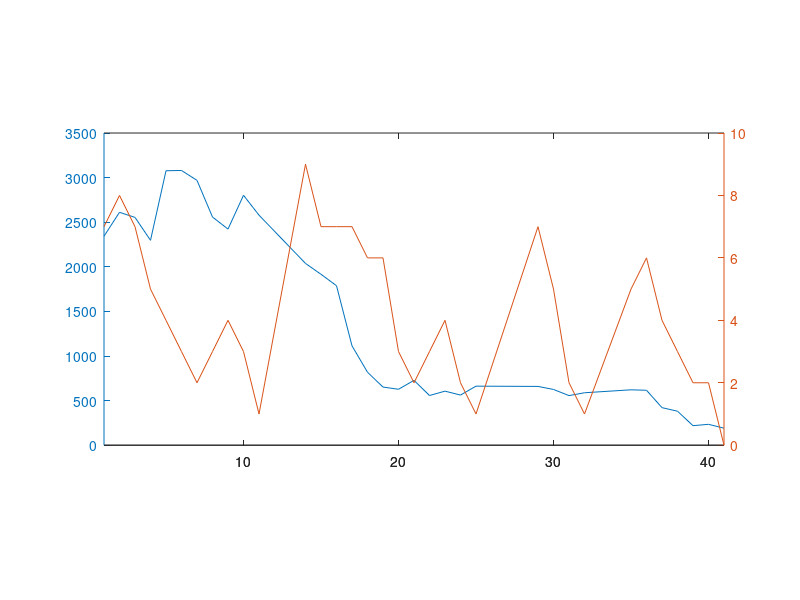

Reproduce this figure in MATLAB. (Note: this script raises an error after producing the figure.)
% Scripts to produce supplement figures: 
% example TS, example 'scaling up', effect of spider, effect of larva and other species

clear;clc
%% pc, home
cd 'C:\Users\Wei-Ting\Dropbox\PhD_projects\TDBU\DataAnalysis'
load TDBU_expData
addpath('C:\Users\Wei-Ting\Dropbox\PhD_projects\TDBU\SharedAnalysis')
%% laptop, school
cd 'C:\Users\ASUS\Dropbox\PhD_projects\TDBU\DataAnalysis'
load TDBU_expData
addpath('C:\Users\ASUS\Dropbox\PhD_projects\TDBU\SharedAnalysis')

%% overall (81 plant) temporal trend
subplot(6,1,2:5) 
[Hax,H1,H2]=plotyy(dayID, sum(aphid), dayID, sum(ladybug),'plot','plot' ); hold on
    set(H1,'linestyle','none','Marker','o','Color',mycolor(3),'Markerfacecolor',mycolor(3))
    set(H2,'linestyle','none','Marker','o','color',mycolor(2),'Markerfacecolor',mycolor(2))
    set(Hax(1),'ycolor',mycolor(3), 'linewidth',2)
    set(Hax(2),'ycolor',mycolor(2),'linewidth',2)
    set(Hax,'FontSize',14)
    ylabel(Hax(1),'Aphids','fontsize',16)
    ylabel(Hax(2),'Ladybug','fontsize',16)
    xlabel('Time (Day)','fontsize',16)
    title('Overall (81 plant) population dynamics','fontsize',16)

    gap = setdiff(1:max(dayID),dayID);
    realgap = gap([2, diff(gap)]~=1); % "2" is the spaceholder for the first element
    for j=1:length(realgap)
        myplot([realgap(j) realgap(j)],ylim,'L', 7)
    end 
    
    
%% example for some TS data
figure
    Xdata = aphid(19:21,:);
    subplot(5,1,1)
        myplot(dayID,Xdata(1,:),'S',3)
    subplot(5,1,2)
        myplot(dayID,Xdata(2,:),'S',3)
    subplot(5,1,3)
        myplot(dayID,Xdata(3,:),'S',3)
                   xlabel('Time (Day)','fontsize',14)
    subplot(5,1,4:5)
        myplot(dayID,sum(Xdata),'S',3)
                   xlabel('Time (Day)','fontsize',14)
        
%% example of a TS 
  figure
  subplot(2,1,1)
  Xind=10:18;% patched picked for this example
  [Hax,H1,H2]=plotyy(dayID, sum(aphid(Xind,:)), dayID, sum(ladybug(Xind,:)) )
    set(H1,'Linestyle','o','color',mycolor(3),'Markerfacecolor',mycolor(3))
    set(H2,'Linestyle','o','color',mycolor(2),'Markerfacecolor',mycolor(2))
    set(Hax(1),'ycolor',mycolor(3), 'linewidth',2)
    set(Hax(2),'ycolor',mycolor(2),'linewidth',2)
    set(Hax,'FontSize',14)
    ylabel(Hax(1),'Aphids','fontsize',16)
    ylabel(Hax(2),'Ladybug','fontsize',16)
    xlabel('Time (Day)','fontsize',16)
    title('Population dynamics of plant 10~18','fontsize',16)
  
%%  Effect of spider
% There are two ways to incorporate spider into TDBU framework
% 1. spider predator, aphid as prey
        TDBUspiderA=TDBU_scale(aphid, spider,dayID)
% 2. spider predator, ladybug as prey   
        TDBUspiderL=TDBU_scale(ladybug, spider,dayID)
% Ladybug-aphid as reference
TDBU=TDBU_scale(aphid, ladybug,dayID)

% Making plots
subplot(2,1,1)
        myplot([1 2 3 4],TDBU(1,:),'S',1); hold on
        myplot([1 2 3 4],TDBUspiderL(1,:),'S',2); 
        myplot([1 2 3 4],TDBUspiderA(1,:),'S',3); 
title ('Top-down','fontsize',14)
        ylabel('R')
        legend('Ladybug-Aphid','Spider-Ladybug','Spider-Aphid')
        axis([0 5 -0.4 0.4])
        set(gca,'Xticklabel',{[],'1' ,'3' ,'9' ,'27',[]})

subplot(2,1,2)
        myplot([1 2 3 4],TDBU(2,:),'S',1); hold on
        myplot([1 2 3 4],TDBUspiderL(2,:),'S',2); 
        myplot([1 2 3 4],TDBUspiderA(2,:),'S',3); 
title ('Bottom-up','fontsize',14)
        ylabel('R')
        axis([0 5 -0.1 0.1])
        set(gca,'Xticklabel',{[],'1' ,'3' ,'9' ,'27',[]})
        xlabel('Spatial scale','fontsize',14)
%%  Effect of larva and other species
LB_LV = ladybug + (larva>0); % because of the size difference and self thinning (canibolism); a clutch of larva assumed to equal one adult
LB_OT = ladybug + otherlb; 
LB_LVOT = ladybug + (larva>0) +otherlb;

TDBU_LV=TDBU_scale(aphid, LB_LV,dayID);
TDBU_OT=TDBU_scale(aphid, LB_OT,dayID);
TDBU_LVOT=TDBU_scale(aphid, LB_LVOT,dayID);
TDBU=TDBU_scale(aphid, ladybug,dayID);
% out:[TD_1 TD_3 TD_9 TD_27]
%     [BU_1 BU_3 BU_9 BU_27]
subplot(2,1,1)
        myplot([1 2 3 4],TDBU(1,:),'S',1); hold on
        myplot([1 2 3 4],TDBU_LV(1,:),'S',2); 
        myplot([1 2 3 4],TDBU_OT(1,:),'S',3); 
        myplot([1 2 3 4],TDBU_LVOT(1,:),'S',4); 
    title ('Top-down','fontsize',14)
        ylabel('R')
    legend('LB','LB+LV','LB+other','All')
        axis([0 5 -0.5 0.3])
        set(gca,'Xticklabel',{[],'1' ,'3' ,'9' ,'27',[]})
subplot(2,1,2)
        myplot([1 2 3 4],TDBU(2,:),'S',1); hold on
        myplot([1 2 3 4],TDBU_LV(2,:),'S',2); 
        myplot([1 2 3 4],TDBU_OT(2,:),'S',3); 
        myplot([1 2 3 4],TDBU_LVOT(2,:),'S',4); 
    title ('Bottom-up','fontsize',14)
        ylabel('R')
        axis([0 5 -0.1 0.2])
        set(gca,'Xticklabel',{[],'1' ,'3' ,'9' ,'27',[]})
        xlabel('Spatial scale','fontsize',14)
%% Eggs and Hatching
[r,c] = find(egg == 1);
% r is the patches, c is the dayID that eggs were found
PwithEgg = unique(r);
clutch = 0; % initialize
for i = 1:length(PwithEgg)
      daysEgg = c(r == PwithEgg(i));   
       clutch = clutch + 1 + sum(diff(daysEgg)>2);     
       % if eggs were found in less than 3 days at the same plant, consider they as the same clutch
end
disp(clutch) % number of clutch of egg found during the experiment
%% Hatches
% If more than one larva found within 3 day after a clutch of egg was found
[r2,c2] = find(larva >1);
% r is the patches, c is the dayID that >1 larva were found
PwithLarva = unique(r2);
hatch = 0;% to initialize
for i = 1:length(PwithLarva)
      daysLarva = sort(c2(r2 == PwithLarva(i)));   
      newLarva = daysLarva(diff( [-2 daysLarva'])>2); % -2 is an temporary initial point, so the first day would be included as a new day 
      for j=1:length(newLarva)
              if sum(egg(PwithLarva(i),  newLarva(j)-3 : newLarva(j)-1) ) > 0
                 hatch = hatch + 1 ;     
                % if clutch found within 3 days before the new larva found, sure it is new hatch
              end
      end
end
disp(hatch) % number of clutch of egg found during the experiment

%% Some basic data to compare with model
% mean occupency rate
A = mean(sum(aphid>0));
B = mean(sum(ladybug>0));
C = mean(mean(aphid(aphid>0)));

disp(['occupency of aphids ', num2str(A)])
disp(['occupency of ladybugs ', num2str(B)])
disp(['mean population of aphids ', num2str(C)])
